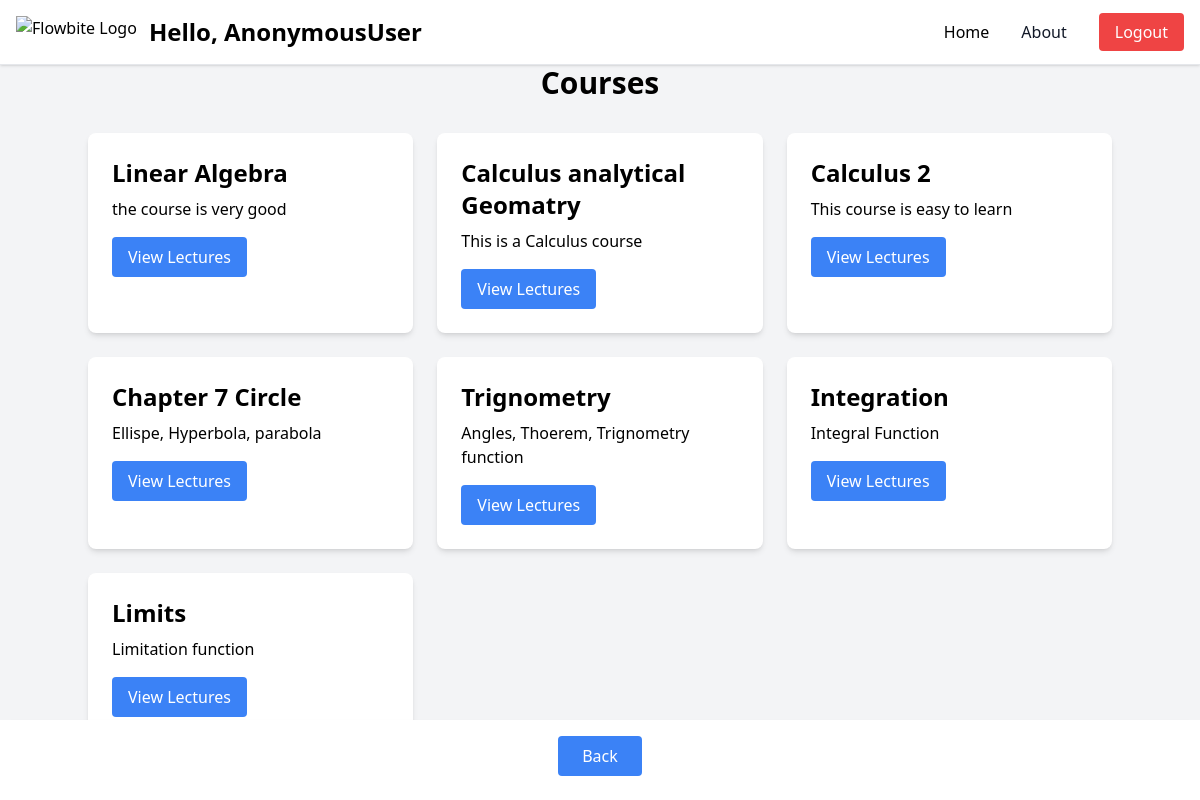
Page /courses/ on the committed database.
### main/models.py (models this page shows, shortened)
class Course(models.Model):
    name = models.CharField(max_length=100)
    description = models.TextField()

### main/views.py (the view)
# urls.py: path('courses/', views.course_list, name='course_list'),
def course_list(request):
    courses = Course.objects.all()
    return render(request, 'course_list.html', {'courses': courses})

### templates/course_list.html (shortened to what this page needs)
<!DOCTYPE html>
<html lang="en">
<head>
    <script src="https://cdn.tailwindcss.com"></script>
</head>
{%include "header.html"%}
<body class="bg-gray-100 p-6">
    <div class="container mx-auto">
        <h1 class="text-3xl font-bold text-center mb-8">Courses</h1>
        <div class="grid grid-cols-1 md:grid-cols-2 lg:grid-cols-3 gap-6">
            {% for course in courses %}
                <div class="bg-white p-6 rounded-lg shadow-md">
                    <h2 class="text-2xl font-semibold">{{ course.name }}</h2>
                    <p class="mt-2">{{ course.description }}</p>
                    <a href="{% url 'lecture_list' course.id %}" class="mt-4 inline-block bg-blue-500 text-white py-2 px-4 rounded hover:bg-blue-600">View Lectures</a>
                </div>
            {% endfor %}
        </div>
    </div>
</body>
{% include "footer.html" %}
</html>

### templates/header.html (shortened to what this page needs)
{% load static %}
<!DOCTYPE html>
<html lang="en">
<head>
    <script src="https://cdn.tailwindcss.com"></script>
</head>
<body class="bg-gray-100 flex flex-col min-h-screen">
    <nav class="bg-white border-b border-gray-200 dark:bg-gray-900 dark:border-gray-700 shadow">
        <div class="max-w-screen-xl mx-auto flex flex-wrap items-center justify-between p-4">
            <a href="#" class="flex items-center space-x-3 rtl:space-x-reverse">
                <img src="https://seeklogo.com/images/I/its-logo-D8F21DA8FE-seeklogo.com.png" class="h-8" alt="Flowbite Logo" />
                <span class="self-center text-2xl font-semibold whitespace-nowrap dark:text-white">Hello, {{ request.user }}</span>
            </a>
            <div class="hidden w-full md:block md:w-auto" id="navbar-default">
                <ul class="font-medium flex flex-col p-4 md:p-0 mt-4 border border-gray-100 rounded-lg bg-gray-50 md:flex-row md:space-x-8 rtl:space-x-reverse md:mt-0 md:border-0 md:bg-white dark:bg-gray-800 md:dark:bg-gray-900 dark:border-gray-700">
                    <li>
                        <a href="{% url 'dashboard' %}" class="block py-2 px-3 text-white  rounded md:bg-transparent md:text-black md:p-0 dark:text-white hover:text-blue-500 md:hover:text-blue-700 md:dark:text-blue-500" aria-current="page">Home</a>
                    </li>
                    <li>
                        <a href="{% url 'about' %}" class="block py-2 px-3 text-gray-900 rounded hover:bg-gray-100 md:hover:bg-transparent md:border-0 md:hover:text-blue-700 md:p-0 dark:text-white md:dark:hover:text-blue-500 dark:hover:bg-gray-700 dark:hover:text-white md:dark:hover:bg-transparent">About</a>
                    </li>
                    <li>
                        <a href="{% url 'logout' %}" class="bg-red-500 text-white py-2 px-4 rounded hover:bg-red-600">Logout</a>
                    </li>
                </ul>
            </div>
        </div>
    </nav>
</body>
</html>

### templates/footer.html (shortened to what this page needs)
{% load static %}
<footer class="bg-white py-4 shadow-lg fixed inset-x-0 bottom-0">
    <div class="container mx-auto text-center">
        <button onclick="goBack()" class="bg-blue-500 text-white py-2 px-6 rounded hover:bg-blue-600">
            Back
        </button>
    </div>
</footer>

### rows in the picture
Course: name "Linear Algebra", description "the course is very good"
Course: name "Calculus analytical Geomatry", description "This is a Calculus course"
Course: name "Calculus 2", description "This course is easy to learn"
Course: name "Chapter 7 Circle", description "Ellispe, Hyperbola, parabola"
Course: name "Trignometry", description "Angles, Thoerem, Trignometry function"
Course: name "Integration", description "Integral Function"
Course: name "Limits", description "Limitation function"

### other values in the picture
{{ request.user }} "AnonymousUser"
